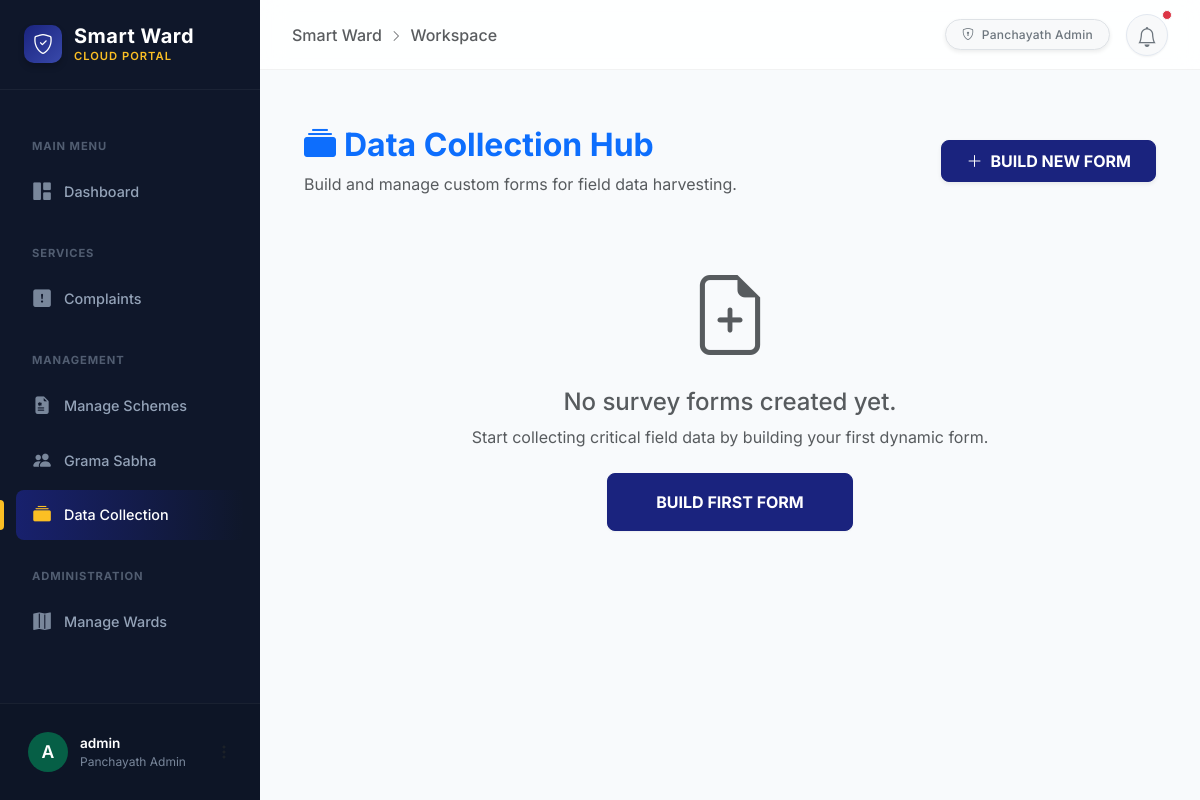
The app's page /surveys/manage/ (signed in) with its own data.
### accounts/models.py (models this page shows, shortened)
class User(AbstractUser):
    ROLE_CHOICES = (
        ('citizen', 'Citizen'),
        ('ward_member', 'Ward Member'),
        ('field_worker', 'Field Worker'),
        ('panchayath_admin', 'Panchayath Admin'),
    )
    role = models.CharField(max_length=20, choices=ROLE_CHOICES, default='citizen')
    phone_number = models.CharField(max_length=15, unique=True, null=True, blank=True)
    ward = models.ForeignKey(Ward, on_delete=models.SET_NULL, null=True, blank=True)
    address = models.TextField(blank=True, null=True)
    latitude = models.DecimalField(max_digits=9, decimal_places=6, null=True, blank=True)
    longitude = models.DecimalField(max_digits=9, decimal_places=6, null=True, blank=True)

### surveys/views.py (the view)
# urls.py: path('manage/', views.manage_surveys, name='manage_surveys'),
@login_required
@user_passes_test(is_admin_or_ward, login_url='/accounts/login/')
def manage_surveys(request):
    surveys = Survey.objects.filter(created_by=request.user).order_by('-created_at')
    return render(request, 'surveys/manage.html', {'surveys': surveys})

### surveys/views.py (called while the page is built)
def is_admin_or_ward(user):
    return user.is_authenticated and (user.role == 'panchayath_admin' or user.role == 'ward_member')

### templates/surveys/manage.html (shortened to what this page needs)
{% extends 'base.html' %}
{% load static %}
{% block content %}
<div class="container-fluid py-4">
    <div class="d-flex justify-content-between align-items-center mb-4">
        <div>
            <h2 class="fw-bold text-primary"><i class="bi bi-collection-fill me-2"></i>Data Collection Hub</h2>
            <p class="text-muted mb-0">Build and manage custom forms for field data harvesting.</p>
        </div>
        <a href="{% url 'create_survey' %}" class="btn btn-primary d-flex align-items-center gap-2 px-4 shadow-sm">
            <i class="bi bi-plus-lg"></i>
            <span class="fw-bold">BUILD NEW FORM</span>
        </a>
    </div>
    <div class="row g-4">
        {% for survey in surveys %}
        <div class="col-md-6 col-lg-4">
            <div class="card h-100 border-0 shadow-sm bento-card position-relative overflow-hidden" style="border-radius: 1.25rem;">
                <div class="position-absolute" style="top: 1rem; right: -2rem; transform: rotate(45deg); width: 8rem; text-align: center; background: {% if survey.is_active %}rgba(16, 185, 129, 0.1){% else %}rgba(244, 63, 94, 0.1){% endif %}; color: {% if survey.is_active %}$059669{% else %}$e11d48{% endif %}; font-size: 0.70rem; font-weight: 800; border: 1px solid currentColor;">
                    {% if survey.is_active %}ACTIVE{% else %}INACTIVE{% endif %}
                </div>
                <div class="card-body p-4">
                    <div class="mb-3">
                        <span class="badge bg-light text-primary border mb-2">{{ survey.fields.count }} Fields</span>
                        <h5 class="fw-bold mb-1">{{ survey.title }}</h5>
                        <p class="text-muted small mb-3 text-truncate-2">{{ survey.description|default:"No description provided." }}</p>
                    </div>
                    <div class="d-flex align-items-center gap-3 mb-4">
                        <div class="text-center bg-light rounded-3 p-2 flex-grow-1 border">
                            <div class="fw-bold text-primary h4 mb-0">{{ survey.submissions.count }}</div>
                            <div class="x-small text-muted text-uppercase fw-bold">Submissions</div>
                        </div>
                        <div class="text-center bg-light rounded-3 p-2 flex-grow-1 border">
                            <div class="fw-bold h4 mb-0">
                                {% if survey.expiry_date %}
                                    {{ survey.expiry_date|date:"M d" }}
                                {% else %}
                                    ∞
                                {% endif %}
                            </div>
                            <div class="x-small text-muted text-uppercase fw-bold">Expires</div>
                        </div>
                    </div>
                    <div class="bg-light p-2 rounded-2 mb-4 d-flex align-items-center justify-content-between border">
                        <code class="small text-primary">/s/{{ survey.slug|truncatechars:15 }}</code>
                        <button class="btn btn-link btn-sm p-0 text-decoration-none" onclick="copyToClipboard('{{ request.build_absolute_uri|slice:":-8" }}s/{{ survey.slug }}/')">
                            <i class="bi bi-clipboard"></i>
                        </button>
                    </div>
                    <div class="d-grid gap-2">
                        <a href="{% url 'survey_submissions' survey.id %}" class="btn btn-outline-primary fw-bold">
                            <i class="bi bi-table me-2"></i>VIEW DATA
                        </a>
                        <div class="btn-group w-100">
                            <a href="{% url 'edit_survey' survey.id %}" class="btn btn-light border fw-bold flex-grow-1">
                                <i class="bi bi-pencil me-1"></i>EDIT
                            </a>
                            <button type="button" class="btn btn-light border dropdown-toggle dropdown-toggle-split" data-bs-toggle="dropdown" aria-expanded="false">
                                <span class="visually-hidden">Toggle</span>
                            </button>
                            <ul class="dropdown-menu dropdown-menu-end shadow border-0">
                                <li>
                                    <form action="{% url 'delete_survey' survey.id %}" method="POST" class="d-inline">
                                        {% csrf_token %}
                                        <button type="submit" class="dropdown-item text-danger fw-bold" onclick="return confirm('Are you sure you want to delete this form?')">
                                            <i class="bi bi-trash3 me-2"></i>Delete Form
                                        </button>
                                    </form>
                                </li>
                            </ul>
                        </div>
                    </div>
                </div>
            </div>
        </div>
        {% empty %}
        <div class="col-12 text-center py-5">
            <div class="display-1 text-muted opacity-10 mb-4"><i class="bi bi-file-earmark-plus"></i></div>
            <h4 class="text-muted">No survey forms created yet.</h4>
            <p class="text-muted mb-4">Start collecting critical field data by building your first dynamic form.</p>
            <a href="{% url 'create_survey' %}" class="btn btn-primary px-5 py-3 fw-bold">BUILD FIRST FORM</a>
        </div>
        {% endfor %}
    </div>
</div>
{% endblock %}

### templates/base.html (shortened to what this page needs)
<!DOCTYPE html>
<html lang="en">
<head>
    <link href="https://cdn.jsdelivr.net/npm/bootstrap@5.3.2/dist/css/bootstrap.min.css" rel="stylesheet">
    <link rel="stylesheet" href="https://cdn.jsdelivr.net/npm/bootstrap-icons@1.11.1/font/bootstrap-icons.css">
</head>
<body>
    <aside class="sidebar-wrapper" id="sidebar">
        <a href="{% url 'dashboard' %}" class="sidebar-brand">
            <div class="sidebar-brand-icon">
                <i class="bi bi-shield-check"></i>
            </div>
            <div>
                <h5 class="mb-0 fw-bold" style="letter-spacing: 0.5px;">Smart Ward</h5>
                <div
                    style="font-size: 0.7rem; color: var(--brand-accent); font-weight: 600; letter-spacing: 1px; text-transform: uppercase;">
                    Cloud Portal</div>
            </div>
        </a>
        <div class="sidebar-nav">
            <div class="nav-category">Main Menu</div>
            <a href="{% url 'dashboard' %}"
                class="nav-item-link {% if request.resolver_match.url_name == 'dashboard' %}active{% endif %}">
                <i class="bi bi-grid-1x2-fill"></i>
                <span>Dashboard</span>
            </a>
            <div class="nav-category">Services</div>
            <a href="{% url 'complaint_list' %}"
                class="nav-item-link {% if 'complaint' in request.path and request.resolver_match.url_name != 'report_complaint' %}active{% endif %}">
                <i class="bi bi-exclamation-square-fill"></i>
                <span>Complaints</span>
            </a>
            {% if user.role == 'ward_member' or user.role == 'panchayath_admin' %}
            <div class="nav-category">Management</div>
            <a href="{% url 'create_scheme' %}" class="nav-item-link {% if request.resolver_match.url_name == 'create_scheme' %}active{% endif %}">
                <i class="bi bi-file-earmark-medical-fill"></i>
                <span>Manage Schemes</span>
            </a>
            <a href="{% url 'meeting_list' %}" class="nav-item-link {% if 'governance/' in request.path %}active{% endif %}">
                <i class="bi bi-people-fill"></i>
                <span>Grama Sabha</span>
            </a>
            <a href="{% url 'manage_surveys' %}" class="nav-item-link {% if 'surveys/' in request.path %}active{% endif %}">
                <i class="bi bi-collection-fill"></i>
                <span>Data Collection</span>
            </a>
            {% endif %}
            {% if user.role == 'panchayath_admin' or user.role == 'ward_member' %}
            <div class="nav-category">Administration</div>
            <a href="{% url 'manage_wards' %}"
                class="nav-item-link {% if request.resolver_match.url_name == 'manage_wards' %}active{% endif %}">
                <i class="bi bi-map-fill"></i>
                <span>Manage Wards</span>
            </a>
            {% endif %}
        </div>
        <div class="sidebar-user">
            <div class="dropdown">
                <a href="#" class="user-profile-box" data-bs-toggle="dropdown" aria-expanded="false">
                    <div class="user-avatar">
                        {{ user.username|make_list|first|upper }}
                    </div>
                    <div class="user-info">
                        <p class="user-name">{{ user.username }}</p>
                        <p class="user-role">{{ user.get_role_display }}</p>
                    </div>
                    <i class="bi bi-three-dots-vertical ms-auto text-muted"></i>
                </a>
            </div>
        </div>
    </aside>
    <main class="main-wrapper">
        <nav class="top-navbar">
            <div class="d-flex align-items-center gap-3">
                <div class="d-none d-sm-block text-muted fw-medium fs-6 breadcrumb-like">
                    Smart Ward <i class="bi bi-chevron-right mx-1" style="font-size: 0.75rem;"></i> Workspace
                </div>
            </div>
            <div class="d-flex align-items-center gap-3">
                <div class="d-none d-md-flex gap-2">
                    <span class="badge text-bg-light border px-3 py-2 text-secondary fw-medium shadow-sm">
                        <i class="bi bi-shield-lock me-1"></i> {{ user.get_role_display }}
                    </span>
                </div>
                <button class="btn btn-light position-relative rounded-circle p-2"
                    style="width: 42px; height: 42px; border: 1px solid #e2e8f0;">
                    <i class="bi bi-bell fs-5 text-secondary"></i>
                    <span
                        class="position-absolute top-0 start-100 translate-middle p-1 bg-danger border border-light rounded-circle">
                    </span>
                </button>
            </div>
        </nav>
        <div class="content-area">
            {% block content %}
            {% endblock %}
        </div>
    </main>
</body>
</html>

### templates/base.html (style rules this page uses)
:root { --brand-primary: #1a237e; --brand-secondary: #065f46; --brand-accent: #fbbf24; --bg-light: #f8fafc; --sidebar-bg: #0f172a; --sidebar-text: #94a3b8; --sidebar-hover-bg: rgba(255, 255, 255, 0.08); --sidebar-hover-text: #f8fafc; --sidebar-active-bg: linear-gradient(90deg, rgba(26, 35, 126, 0.8) 0%, rgba(26, 35, 126, 0) 100%); --sidebar-active-border: #fbbf24; --glass-bg: rgba(255, 255, 255, 0.85); --glass-border: rgba(255, 255, 255, 0.6); --shadow-sm: 0 4px 6px -1px rgba(0, 0, 0, 0.05), 0 2px 4px -1px rgba(0, 0, 0, 0.03); --shadow-md: 0 10px 15px -3px rgba(0, 0, 0, 0.06), 0 4px 6px -2px rgba(0, 0, 0, 0.03); --sidebar-width: 260px; }
body { font-family: 'Inter', sans-serif; background-color: var(--bg-light); color: #334155; -webkit-font-smoothing: antialiased; }
.badge { padding: 0.4em 0.8em; font-weight: 600; letter-spacing: 0.02em; border-radius: 50rem; }
.btn { border-radius: 0.5rem; font-weight: 500; padding: 0.5rem 1.25rem; transition: all 0.2s ease-in-out; box-shadow: 0 1px 2px rgba(0, 0, 0, 0.05); }
.btn-primary { background-color: var(--brand-primary); border-color: var(--brand-primary); }
.sidebar-wrapper { position: fixed; top: 0; left: 0; width: var(--sidebar-width); height: 100vh; background-color: var(--sidebar-bg); color: var(--sidebar-text); z-index: 1040; display: flex; flex-direction: column; transition: transform 0.3s ease; }
.sidebar-brand { padding: 1.5rem; display: flex; align-items: center; gap: 0.75rem; color: #fff; text-decoration: none; border-bottom: 1px solid rgba(255, 255, 255, 0.05); }
.sidebar-brand-icon { width: 38px; height: 38px; border-radius: 10px; background: linear-gradient(135deg, var(--brand-primary), #3949ab); display: flex; align-items: center; justify-content: center; font-size: 1.25rem; color: #fff; box-shadow: 0 4px 6px rgba(0, 0, 0, 0.2); }
.sidebar-nav { flex: 1; overflow-y: auto; padding: 1.5rem 1rem; display: flex; flex-direction: column; gap: 0.25rem; }
.nav-item-link { display: flex; align-items: center; gap: 0.75rem; padding: 0.75rem 1rem; color: var(--sidebar-text); text-decoration: none; border-radius: 0.5rem; font-weight: 500; font-size: 0.9rem; transition: all 0.2s ease; position: relative; }
.nav-item-link i { font-size: 1.1rem; width: 20px; text-align: center; opacity: 0.8; transition: transform 0.2s; }
.nav-item-link.active { color: #fff; background: var(--sidebar-active-bg); }
.nav-item-link.active::before { content: ''; position: absolute; left: -1rem; top: 20%; height: 60%; width: 4px; background-color: var(--brand-accent); border-radius: 0 4px 4px 0; }
.nav-item-link.active i { color: var(--brand-accent); opacity: 1; }
.nav-category { font-size: 0.7rem; text-transform: uppercase; letter-spacing: 0.08em; color: rgba(148, 163, 184, 0.5); font-weight: 700; margin: 1.5rem 0 0.5rem 1rem; }
.sidebar-user { padding: 1.25rem; border-top: 1px solid rgba(255, 255, 255, 0.05); background: rgba(0, 0, 0, 0.1); }
.user-profile-box { display: flex; align-items: center; gap: 0.75rem; text-decoration: none; color: var(--sidebar-text); padding: 0.5rem; border-radius: 0.5rem; transition: background 0.2s; }
.user-avatar { width: 40px; height: 40px; border-radius: 50%; background: var(--brand-secondary); color: #fff; display: flex; align-items: center; justify-content: center; font-weight: 600; font-size: 1.1rem; }
.user-info { flex: 1; min-width: 0; }
.user-name { font-size: 0.85rem; font-weight: 600; color: #fff; white-space: nowrap; overflow: hidden; text-overflow: ellipsis; margin: 0; }
.user-role { font-size: 0.75rem; margin: 0; opacity: 0.8; }
.main-wrapper { margin-left: var(--sidebar-width); min-height: 100vh; display: flex; flex-direction: column; }
.top-navbar { height: 70px; background: var(--glass-bg); backdrop-filter: blur(12px); -webkit-backdrop-filter: blur(12px); border-bottom: 1px solid rgba(0, 0, 0, 0.05); padding: 0 2rem; display: flex; align-items: center; justify-content: space-between; position: sticky; top: 0; z-index: 1030; }
.content-area { flex: 1; padding: 2rem; max-width: 1400px; margin: 0 auto; width: 100%; }

### records on screen
User: username|make_list "A", username "admin", role "Panchayath Admin"
